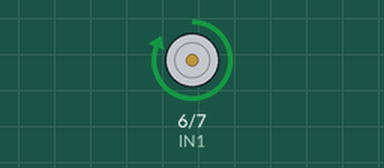
This sketch was run on a simulated Arduino Uno, built with avr-gcc and run on an emulated ATmega328P. Shown: motor-driver pin pairs drawn as motors (green arrow = first pin HIGH = forward, orange = second pin HIGH = backward, longer = more drive, scaled by the enable pin).

Above: at 0.2 s.
At 1.2 s:
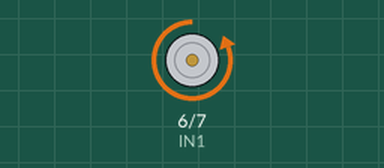
At 3.7 s:
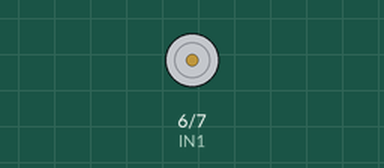
Timing chart, 0 to 4.6 s (numbered marks = the images above):
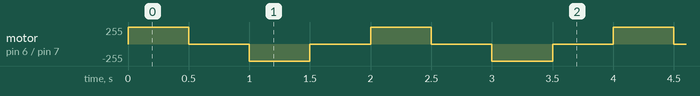

Measured:
- by itself, motor on pin 6 (IN1) / pin 7 (IN2): repeats every 2.0 s: stopped 0.50 s, backward 255/255 0.50 s, stopped 0.50 s, forward 255/255 0.50 s

The sketch:

Right_Wheel_Rotation.ino
```cpp
/*In1 connected to the 9 pin,
  In2 connected to the 8 pin,ENA pin 10,*/
  int ENA=5;
  int IN1=6;
  int IN2=7;
  void setup()
  {
    pinMode(IN1,OUTPUT);
    pinMode(IN2,OUTPUT);
    pinMode(ENA,OUTPUT);
     digitalWrite(ENA,HIGH);
  }
  void loop()
  {
    digitalWrite(IN1,HIGH);
    digitalWrite(IN2,LOW);   //Right wheel forward
    delay(500);
    digitalWrite(IN1,LOW);
    digitalWrite(IN2,LOW);          //Right wheel stop
    delay(500);
    digitalWrite(IN1,LOW);
    digitalWrite(IN2,HIGH);         //Right wheel back
    delay(500);
    digitalWrite(IN1,LOW);
    digitalWrite(IN2,LOW);          //Right wheel stop
    delay(500);
  }
```
